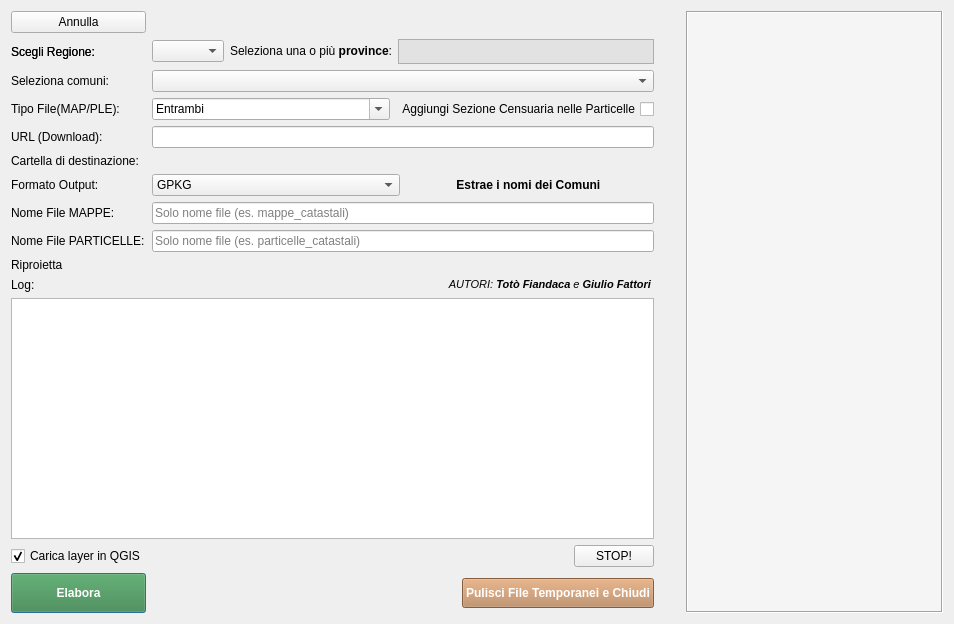
<?xml version="1.0" encoding="UTF-8"?>
<ui version="4.0">
 <class>GMLMergerDialogBase</class>
 <widget class="QDialog" name="GMLMergerDialogBase">
  <property name="windowModality">
   <enum>Qt::ApplicationModal</enum>
  </property>
  <property name="geometry">
   <rect>
    <x>0</x>
    <y>0</y>
    <width>954</width>
    <height>624</height>
   </rect>
  </property>
  <property name="acceptDrops">
   <bool>true</bool>
  </property>
  <property name="windowTitle">
   <string>Catasto IT GML Merger Pro</string>
  </property>
  <property name="windowIcon">
   <iconset>
    <normaloff>icon.png</normaloff>icon.png</iconset>
  </property>
  <property name="toolTip">
   <string>CatastoIT_GML_Merger_Pro è un plugin avanzato per QGIS che consente di scaricare, estrarre e unire file GML del catasto italiano AdE.</string>
  </property>
  <property name="statusTip">
   <string>test status</string>
  </property>
  <property name="whatsThis">
   <string/>
  </property>
  <property name="modal">
   <bool>false</bool>
  </property>
  <layout class="QHBoxLayout" name="horizontalLayout_main">
   <item>
    <layout class="QGridLayout" name="gridLayout">
     <item row="4" column="0">
      <widget class="QLabel" name="label_1">
       <property name="text">
        <string>Tipo File(MAP/PLE):</string>
       </property>
      </widget>
     </item>
     <item row="10" column="0">
      <widget class="QLabel" name="label_5">
       <property name="text">
        <string>Formato Output:</string>
       </property>
      </widget>
     </item>
     <item row="20" column="0">
      <widget class="QPushButton" name="btn_process">
       <property name="minimumSize">
        <size>
         <width>0</width>
         <height>40</height>
        </size>
       </property>
       <property name="toolTip">
        <string>Lancia elaborazione</string>
       </property>
       <property name="styleSheet">
        <string>background-color:rgba(61, 134, 64, 0.64); color: white; font-weight: bold;</string>
       </property>
       <property name="text">
        <string>Elabora</string>
       </property>
       <property name="icon">
        <iconset>
         <normaloff>:/images/themes/default/downloading_svg.svg</normaloff>:/images/themes/default/downloading_svg.svg</iconset>
       </property>
       <property name="iconSize">
        <size>
         <width>30</width>
         <height>30</height>
        </size>
       </property>
      </widget>
     </item>
     <item row="5" column="0">
      <widget class="QLabel" name="label_4">
       <property name="text">
        <string>URL (Download):</string>
       </property>
      </widget>
     </item>
     <item row="0" column="0">
      <widget class="QPushButton" name="btn_cancel">
       <property name="visible">
        <bool>false</bool>
       </property>
       <property name="text">
        <string>Annulla</string>
       </property>
      </widget>
     </item>
     <item row="4" column="1">
      <layout class="QHBoxLayout" name="horizontalLayout_filetype">
       <item>
        <widget class="QComboBox" name="cb_file_type">
         <property name="maximumSize">
          <size>
           <width>300</width>
           <height>16777215</height>
          </size>
         </property>
         <property name="toolTip">
          <string>Seleziona il tipo di file da unire (solo Fogli o solo particelle o Entrambi)</string>
         </property>
         <property name="currentText">
          <string>Entrambi</string>
         </property>
         <property name="maxVisibleItems">
          <number>3</number>
         </property>
         <property name="editable">
          <bool>true</bool>
         </property>
         <property name="maxVisibleItems">
          <number>15</number>
         </property>
         <item>
          <property name="text">
           <string>Entrambi</string>
          </property>
         </item>
         <item>
          <property name="text">
           <string>Mappe (MAP)</string>
          </property>
         </item>
         <item>
          <property name="text">
           <string>Particelle (PLE)</string>
          </property>
         </item>
        </widget>
       </item>
       <item>
        <widget class="QCheckBox" name="cb_sez_censu">
         <property name="toolTip">
          <string>Attiva/Disattiva Calcolo Sezione Censuaria</string>
         </property>
         <property name="layoutDirection">
          <enum>Qt::RightToLeft</enum>
         </property>
         <property name="autoFillBackground">
          <bool>false</bool>
         </property>
         <property name="text">
          <string>Aggiungi Sezione Censuaria nelle Particelle</string>
         </property>
        </widget>
       </item>
      </layout>
     </item>
     <item row="16" column="1">
      <widget class="QLabel" name="labelAutori">
       <property name="font">
        <font>
         <pointsize>8</pointsize>
         <weight>50</weight>
         <italic>true</italic>
         <bold>false</bold>
        </font>
       </property>
       <property name="toolTip">
        <string>Autori del plugin</string>
       </property>
       <property name="text">
        <string>AUTORI: &lt;b&gt;Totò Fiandaca&lt;/b&gt; e &lt;b&gt;Giulio Fattori &lt;/b&gt;</string>
       </property>
       <property name="textFormat">
        <enum>Qt::AutoText</enum>
       </property>
       <property name="alignment">
        <set>Qt::AlignRight|Qt::AlignTrailing|Qt::AlignVCenter</set>
       </property>
      </widget>
     </item>
     <item row="8" column="1">
      <widget class="QgsFileWidget" name="le_folder">
       <property name="toolTip">
        <string>Seleziona la cartella di destinazione dei file</string>
       </property>
       <property name="defaultRoot">
        <string/>
       </property>
       <property name="storageMode">
        <enum>QgsFileWidget::GetDirectory</enum>
       </property>
       <property name="options">
        <set>QFileDialog::ShowDirsOnly</set>
       </property>
       <property name="fileWidgetButtonIcon" stdset="0">
        <iconset>
         <normaloff>:/qt-project.org/styles/commonstyle/images/newdirectory-128.png</normaloff>:/qt-project.org/styles/commonstyle/images/newdirectory-128.png</iconset>
       </property>
      </widget>
     </item>
     <item row="20" column="1" alignment="Qt::AlignRight">
      <widget class="QPushButton" name="btn_close">
       <property name="minimumSize">
        <size>
         <width>0</width>
         <height>0</height>
        </size>
       </property>
       <property name="maximumSize">
        <size>
         <width>500</width>
         <height>30</height>
        </size>
       </property>
       <property name="toolTip">
        <string>Pulisce dai file temporanei e Chiude finestra.</string>
       </property>
       <property name="layoutDirection">
        <enum>Qt::LeftToRight</enum>
       </property>
       <property name="styleSheet">
        <string>background-color:rgb(185, 132, 88); color: white; font-weight: bold;</string>
       </property>
       <property name="text">
        <string>Pulisci File Temporanei e Chiudi</string>
       </property>
       <property name="icon">
        <iconset>
         <normaloff>:/images/themes/default/console/iconClearConsole.svg</normaloff>:/images/themes/default/console/iconClearConsole.svg</iconset>
       </property>
       <property name="iconSize">
        <size>
         <width>25</width>
         <height>25</height>
        </size>
       </property>
      </widget>
     </item>
     <item row="11" column="1">
      <widget class="QLineEdit" name="le_map_output">
       <property name="minimumSize">
        <size>
         <width>490</width>
         <height>20</height>
        </size>
       </property>
       <property name="contextMenuPolicy">
        <enum>Qt::CustomContextMenu</enum>
       </property>
       <property name="toolTip">
        <string>Inserisci solo il nome del file (senza percorso)</string>
       </property>
       <property name="whatsThis">
        <string>Salva il file unito MAP</string>
       </property>
       <property name="placeholderText">
        <string>Solo nome file (es. mappe_catastali)</string>
       </property>
      </widget>
     </item>
     <item row="18" column="1" alignment="Qt::AlignRight">
      <widget class="QPushButton" name="btn_stop">
       <property name="maximumSize">
        <size>
         <width>200</width>
         <height>16777215</height>
        </size>
       </property>
       <property name="toolTip">
        <string>Ferma elaborazione in corso!</string>
       </property>
       <property name="layoutDirection">
        <enum>Qt::LeftToRight</enum>
       </property>
       <property name="autoFillBackground">
        <bool>false</bool>
       </property>
       <property name="text">
        <string>STOP!</string>
       </property>
       <property name="icon">
        <iconset>
         <normaloff>:/qt-project.org/styles/commonstyle/images/stop-32.png</normaloff>:/qt-project.org/styles/commonstyle/images/stop-32.png</iconset>
       </property>
      </widget>
     </item>
     <item row="2" column="0">
      <widget class="QLabel" name="label_3">
       <property name="text">
        <string>Scegli Regione:</string>
       </property>
      </widget>
     </item>
     <item row="17" column="0" colspan="2">
      <widget class="QTextEdit" name="text_log">
       <property name="toolTip">
        <string>Area log - descrive i vari passaggi.</string>
       </property>
       <property name="statusTip">
        <string>TEXT LOG</string>
       </property>
       <property name="readOnly">
        <bool>true</bool>
       </property>
      </widget>
     </item>
     <item row="11" column="0">
      <widget class="QLabel" name="label_6">
       <property name="text">
        <string>Nome File MAPPE:</string>
       </property>
      </widget>
     </item>
     <item row="18" column="0">
      <widget class="QCheckBox" name="cb_load_layers">
       <property name="toolTip">
        <string>Se attivata carica i layer appena termina il download</string>
       </property>
       <property name="text">
        <string>Carica layer in QGIS</string>
       </property>
       <property name="checked">
        <bool>true</bool>
       </property>
      </widget>
     </item>
     <item row="10" column="1">
      <layout class="QHBoxLayout" name="horizontalLayout_format">
       <item>
        <widget class="QComboBox" name="cb_format">
         <property name="toolTip">
          <string>Seleziona il formato di output (Solo GeoPackage!)</string>
         </property>
         <property name="editable">
          <bool>false</bool>
         </property>
         <item>
          <property name="text">
           <string>GPKG</string>
          </property>
         </item>
        </widget>
       </item>
       <item>
        <widget class="QLabel" name="label_10">
         <property name="toolTip">
          <string>Non cliccare, estrae sempre i nomi dei Comuni!!!</string>
         </property>
         <property name="layoutDirection">
          <enum>Qt::LeftToRight</enum>
         </property>
         <property name="text">
          <string>&lt;b&gt;Estrae i nomi dei Comuni &lt;/b&gt;</string>
         </property>
         <property name="alignment">
          <set>Qt::AlignCenter</set>
         </property>
        </widget>
       </item>
      </layout>
     </item>
     <item row="21" column="0" colspan="2">
      <layout class="QHBoxLayout" name="horizontalLayout_2"/>
     </item>
     <item row="12" column="0">
      <widget class="QLabel" name="label_7">
       <property name="text">
        <string>Nome File PARTICELLE:</string>
       </property>
      </widget>
     </item>
     <item row="16" column="0">
      <widget class="QLabel" name="label">
       <property name="text">
        <string>Log:</string>
       </property>
      </widget>
     </item>
     <item row="2" column="0">
      <widget class="QLabel" name="label_3">
       <property name="text">
        <string>Scegli Regione:</string>
       </property>
      </widget>
     </item>
     <item row="12" column="1">
      <widget class="QLineEdit" name="le_ple_output">
       <property name="toolTip">
        <string>Inserisci solo il nome del file (senza percorso)</string>
       </property>
       <property name="whatsThis">
        <string>Salva il file unito PLE</string>
       </property>
       <property name="placeholderText">
        <string>Solo nome file (es. particelle_catastali)</string>
       </property>
      </widget>
     </item>
     <item row="5" column="1">
      <widget class="QLineEdit" name="le_url">
       <property name="toolTip">
        <string>URL del file ZIP su RNDT</string>
       </property>
       <property name="readOnly">
        <bool>true</bool>
       </property>
      </widget>
     </item>
     <item row="2" column="1">
      <layout class="QHBoxLayout" name="horizontalLayout_region_province">
       <item>
        <widget class="QComboBox" name="cb_region">
         <property name="toolTip">
          <string>Seleziona la regione da scaricare</string>
         </property>
         <property name="currentText">
          <string/>
         </property>
         <property name="maxVisibleItems">
          <number>20</number>
         </property>
        </widget>
       </item>
       <item>
        <widget class="QLabel" name="label_8">
         <property name="text">
          <string>Seleziona una o più &lt;b&gt;province&lt;/b&gt;:</string>
         </property>
         <property name="alignment">
          <set>Qt::AlignRight|Qt::AlignTrailing|Qt::AlignVCenter</set>
         </property>
        </widget>
       </item>
       <item>
        <widget class="QListWidget" name="list_provinces">
         <property name="sizePolicy">
          <sizepolicy hsizetype="Expanding" vsizetype="Expanding">
           <horstretch>0</horstretch>
           <verstretch>0</verstretch>
          </sizepolicy>
         </property>
         <property name="minimumSize">
          <size>
           <width>0</width>
           <height>20</height>
          </size>
         </property>
         <property name="maximumSize">
          <size>
           <width>400</width>
           <height>25</height>
          </size>
         </property>
         <property name="toolTip">
          <string>Seleziona una o più province (CTRL+clic per selezione multipla)</string>
         </property>
         <property name="styleSheet">
          <string notr="true">background-color: rgb(226, 226, 226);</string>
         </property>
         <property name="selectionMode">
          <enum>QAbstractItemView::MultiSelection</enum>
         </property>
         <property name="iconSize">
          <size>
           <width>0</width>
           <height>0</height>
          </size>
         </property>
         <property name="viewMode">
          <enum>QListView::IconMode</enum>
         </property>
        </widget>
       </item>
      </layout>
     </item>
     <item row="8" column="0">
      <widget class="QLabel" name="label_2">
       <property name="text">
        <string>Cartella di destinazione:</string>
       </property>
      </widget>
     </item>
     <item row="13" column="1">
      <widget class="QgsProjectionSelectionWidget" name="mQgsProjectionSelectionWidget"/>
     </item>
     <item row="13" column="0">
      <widget class="QLabel" name="label_9">
       <property name="text">
        <string>Riproietta </string>
       </property>
      </widget>
     </item>
     <item row="3" column="1">
      <widget class="QgsCheckableComboBox" name="mComboBox">
       <property name="toolTip">
        <string>Seleziona uno o più comuni (inizia a digitare per filtrare)</string>
       </property>
       <property name="placeholderText">
        <string>Digita per cercare comuni...</string>
       </property>
      </widget>
     </item>
     <item row="3" column="0">
      <widget class="QLabel" name="label_comuni">
       <property name="text">
        <string>Seleziona comuni:</string>
       </property>
      </widget>
     </item>
    </layout>
   </item>
   <item>
    <widget class="QPushButton" name="btn_toggle_help">
     <property name="minimumSize">
      <size>
       <width>20</width>
       <height>0</height>
      </size>
     </property>
     <property name="maximumSize">
      <size>
       <width>20</width>
       <height>16777215</height>
      </size>
     </property>
     <property name="toolTip">
      <string>Nascondi/Mostra guida</string>
     </property>
     <property name="text">
      <string/>
     </property>
     <property name="icon">
      <iconset>
       <normaloff>:/qt-project.org/styles/commonstyle/images/left-32.png</normaloff>:/qt-project.org/styles/commonstyle/images/left-32.png</iconset>
     </property>
     <property name="checkable">
      <bool>true</bool>
     </property>
     <property name="flat">
      <bool>true</bool>
     </property>
    </widget>
   </item>
   <item>
    <widget class="QTextBrowser" name="help_browser">
     <property name="minimumSize">
      <size>
       <width>200</width>
       <height>0</height>
      </size>
     </property>
     <property name="maximumSize">
      <size>
       <width>300</width>
       <height>16777215</height>
      </size>
     </property>
     <property name="toolTip">
      <string>Guida al Plugin</string>
     </property>
     <property name="styleSheet">
      <string notr="true">background-color: #f5f5f5;</string>
     </property>
     <property name="frameShape">
      <enum>QFrame::Box</enum>
     </property>
     <property name="html">
      <string>&lt;!DOCTYPE HTML PUBLIC &quot;-//W3C//DTD HTML 4.0//EN&quot; &quot;http://www.w3.org/TR/REC-html40/strict.dtd&quot;&gt;
&lt;html&gt;&lt;head&gt;&lt;meta name=&quot;qrichtext&quot; content=&quot;1&quot; /&gt;&lt;style type=&quot;text/css&quot;&gt;
p, li { white-space: pre-wrap; }
&lt;/style&gt;&lt;/head&gt;&lt;body style=&quot; font-family:'MS Shell Dlg 2'; font-size:8.25pt; font-weight:400; font-style:normal;&quot;&gt;
&lt;p style=&quot;-qt-paragraph-type:empty; margin-top:0px; margin-bottom:0px; margin-left:0px; margin-right:0px; -qt-block-indent:0; text-indent:0px;&quot;&gt;&lt;br /&gt;&lt;/p&gt;&lt;/body&gt;&lt;/html&gt;</string>
     </property>
     <property name="openExternalLinks">
      <bool>true</bool>
     </property>
    </widget>
   </item>
  </layout>
 </widget>
 <customwidgets>
  <customwidget>
   <class>QgsCheckableComboBox</class>
   <extends>QComboBox</extends>
   <header>qgscheckablecombobox.h</header>
  </customwidget>
  <customwidget>
   <class>QgsFileWidget</class>
   <extends>QWidget</extends>
   <header>qgsfilewidget.h</header>
  </customwidget>
  <customwidget>
   <class>QgsProjectionSelectionWidget</class>
   <extends>QWidget</extends>
   <header>qgsprojectionselectionwidget.h</header>
  </customwidget>
 </customwidgets>
 <resources/>
 <connections/>
</ui>
